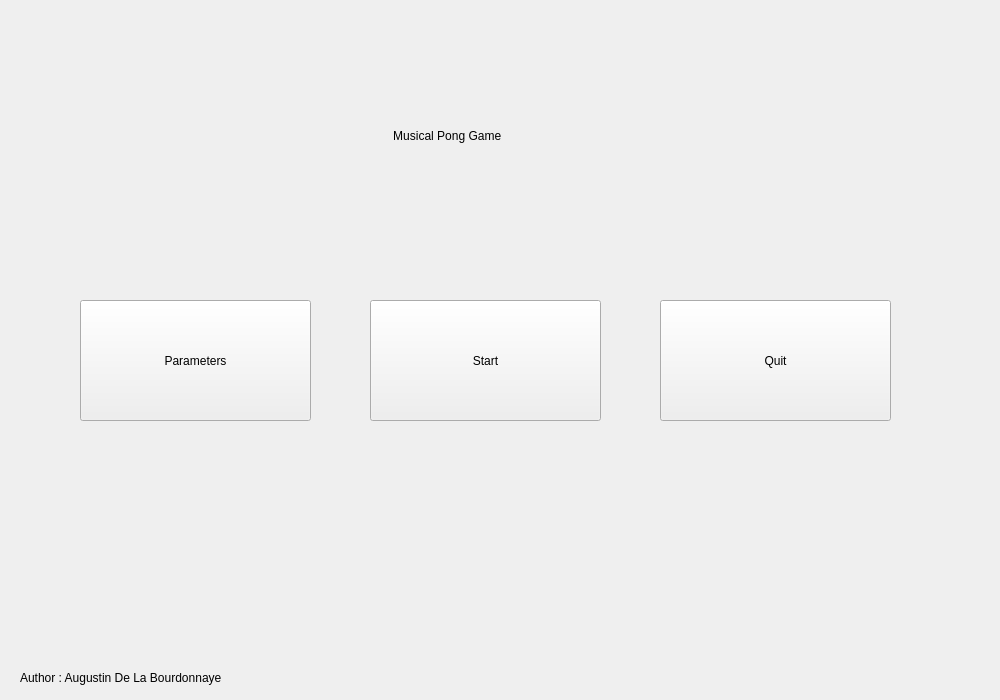
<?xml version="1.0" encoding="UTF-8"?>
<ui version="4.0">
 <class>FirstMenu</class>
 <widget class="QWidget" name="FirstMenu">
  <property name="geometry">
   <rect>
    <x>0</x>
    <y>0</y>
    <width>1000</width>
    <height>700</height>
   </rect>
  </property>
  <property name="minimumSize">
   <size>
    <width>1000</width>
    <height>700</height>
   </size>
  </property>
  <property name="cursor">
   <cursorShape>CrossCursor</cursorShape>
  </property>
  <property name="windowTitle">
   <string>Form</string>
  </property>
  <property name="autoFillBackground">
   <bool>false</bool>
  </property>
  <widget class="QPushButton" name="button_start">
   <property name="geometry">
    <rect>
     <x>370</x>
     <y>300</y>
     <width>231</width>
     <height>121</height>
    </rect>
   </property>
   <property name="text">
    <string>Start</string>
   </property>
  </widget>
  <widget class="QPushButton" name="button_quit">
   <property name="geometry">
    <rect>
     <x>660</x>
     <y>300</y>
     <width>231</width>
     <height>121</height>
    </rect>
   </property>
   <property name="text">
    <string>Quit</string>
   </property>
  </widget>
  <widget class="QLabel" name="label_title">
   <property name="geometry">
    <rect>
     <x>20</x>
     <y>670</y>
     <width>231</width>
     <height>16</height>
    </rect>
   </property>
   <property name="text">
    <string>Author : Augustin De La Bourdonnaye</string>
   </property>
  </widget>
  <widget class="QPushButton" name="button_params">
   <property name="geometry">
    <rect>
     <x>80</x>
     <y>300</y>
     <width>231</width>
     <height>121</height>
    </rect>
   </property>
   <property name="text">
    <string>Parameters</string>
   </property>
  </widget>
  <widget class="QLabel" name="label_author">
   <property name="geometry">
    <rect>
     <x>330</x>
     <y>60</y>
     <width>311</width>
     <height>151</height>
    </rect>
   </property>
   <property name="styleSheet">
    <string notr="true">QLineEdit {

rgb(198, 70, 0);
font: 700 30pt &quot;Ubuntu&quot;;

qlineargradient(spread:pad, x1:0, y1:0, x2:1, y2:0, stop:0 rgba(0, 0, 0, 255), stop:1 rgba(255, 255, 255, 255))
}</string>
   </property>
   <property name="text">
    <string>                   Musical Pong Game</string>
   </property>
  </widget>
 </widget>
 <resources/>
 <connections/>
</ui>
